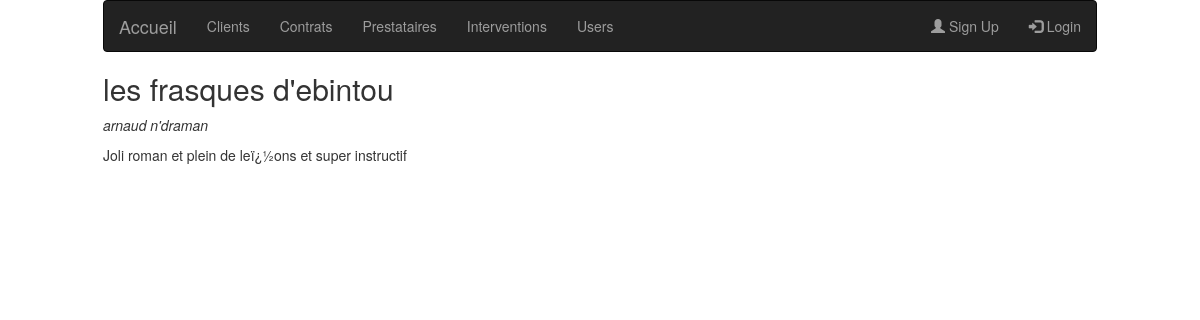
/index.php?p=books.show&id=2, run on the app's committed database.
### tables this page shows
CREATE TABLE IF NOT EXISTS `books` (
  `id` int(10) unsigned NOT NULL AUTO_INCREMENT,
  `user_id` int(10) unsigned NOT NULL,
  `title` varchar(255) NOT NULL,
  `description` text NOT NULL,
  `created_at` timestamp NULL DEFAULT NULL,
  `updated_at` timestamp NULL DEFAULT NULL,
  PRIMARY KEY (`id`)
);

CREATE TABLE IF NOT EXISTS `users` (
  `id` bigint(20) unsigned NOT NULL AUTO_INCREMENT,
  `name` varchar(255) NOT NULL,
  `email` varchar(255) NOT NULL,
  `email_verified_at` timestamp NULL DEFAULT NULL,
  `password` varchar(255) DEFAULT NULL,
  `remember_token` varchar(100) DEFAULT NULL,
  `created_at` timestamp NULL DEFAULT NULL,
  `updated_at` timestamp NULL DEFAULT NULL,
  PRIMARY KEY (`id`),
  UNIQUE KEY `users_email_unique` (`email`)
);

### app/App.php (called while the page is built, shortened)
<?php
	class App{
		private $db_instance;
		private static $_instance;
		public static function getInstance(){
			if(is_null(self::$_instance)){
				self::$_instance  = new App();
			}
			return self::$_instance;
		}
		public static function load(){
			require ROOT . '/app/Autoloader.php';
			require ROOT . '/core/Autoloader.php';
		}
		public function getTable($name){
			return new $class_name($this->getDb());
		}
		public function getDb(){
			$config = Config::getInstance(ROOT . '/config/config.php');
			if(is_null($this->db_instance)){
				$this->db_instance = new MysqlDataBase($config->get('db_name'), $config->get('db_user'), $config->get('db_pass'), $config->get('db_host'));
			}
			return $this->db_instance;
		}
	}
?>

### app/Autoloader.php (called while the page is built, shortened)
<?php
	class Autoloader{
		static function autoload($class){
			if(strpos($class, __NAMESPACE__ . '\\') === 0){
				$class = str_replace(__NAMESPACE__ .'\\', '', $class);
				$class = str_replace('\\', '/', $class);
			}
		}
	}
?>

### core/Autoloader.php (called while the page is built, shortened)
<?php
	class Autoloader{
		static function autoload($class){
			if(strpos($class, __NAMESPACE__ . '\\') === 0){
				$class = str_replace(__NAMESPACE__ .'\\', '', $class);
				$class = str_replace('\\', '/', $class);
			}
		}
	}
?>

### config/config.php (called while the page is built)
<?php
	return array(
		"db_user" => 'root',
		"db_pass" => '',
		"db_host" => 'localhost',
		"db_name" => 'test-laravel'
	);
?>

### core/Config.php (called while the page is built, shortened)
<?php
	class Config{
		private $settings = [];
		private static $_instance;
		public static function getInstance($file){
			if(is_null(self::$_instance)){
				self::$_instance  = new Config($file);
			}
			return self::$_instance;
		}
		public function __construct($file){
			$this->settings = require($file);
		}
		public function get($key){
			return $this->settings[$key];
		}
	}
?>

### core/Table/Table.php (called while the page is built, shortened)
<?php
	class Table{
		protected $db;
		public function __construct(DataBase $db){
			$this->db = $db;
		}
		public function query($statement, $attributes = null, $one= false){
			if($attributes){
				return $this->db->prepare(
					$statement,
					$attributes,
					str_replace('Table', 'Entity', get_class($this)),
					$one);
			}else{
				return $this->db->query(
					$statement,
					str_replace('Table', 'Entity', get_class($this)),
					$one);
			}
		}
	}
?>

### core/Database/MysqlDatabase.php (called while the page is built, shortened)
<?php
	class MysqlDatabase extends Database{
		private $pdo;
		private function getPDO(){
			if($this->pdo === null){
				$pdo = new PDO('mysql:dbname=test-laravel;host=localhost', 'root', '');
				$pdo->setAttribute(PDO::ATTR_ERRMODE, PDO::ERRMODE_EXCEPTION);
				$this->pdo = $pdo;
			}
			return $this->pdo;
		}
		public function prepare($statement, $attribute, $class_name = null, $one = false){
			$req = $this->getPDO()->prepare($statement);
			$res = $req->execute($attribute);
			if($class_name === null){
				$req->setFetchMode(PDO::FETCH_OBJ);
			}else{
				$req->setFetchMode(PDO::FETCH_CLASS, $class_name);
			}
			if($one){
				$datas = $req->fetch();
			}else{
				$datas = $req->fetchAll();
			}
			return $datas;
		}
	}
?>

### app/Table/BookTable.php (called while the page is built, shortened)
<?php
class BookTable extends Table{
	public function find($id){
		return $this->query("
			SELECT books.id, books.title, books.description, books.created_at, books.updated_at, books.user_id, users.name as user
			FROM books
			LEFT JOIN users ON books.user_id = users.id
			WHERE books.id = ?", [$id], true );
	}
}
?>

### pages/books/show.php (the view, shortened to what this page needs)
<?php
	$app = App::getInstance();
	$book = $app->getTable('Book')->find($_GET['id']);
?>
<h2><?= $book->title; ?></h2>
<p><em><?=$book->user; ?></em></p>
<p><?= $book->description; ?></p>

### data on the page
books: title "les frasques d'ebintou", user.name "arnaud n'draman", description "Joli roman et plein de leï¿½ons et super instructif"
